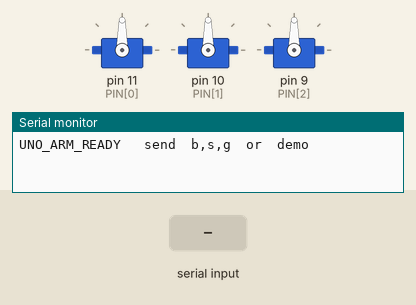
Simulated run of this sketch. Board: Arduino Uno, built with avr-gcc and run on an emulated ATmega328P. Shown: 3 × servo, the last lines printed to the serial monitor. Inputs (shaded band) come from the test bench.

Above: at 1.2 s.
1.3 s: "demo\n" received over Serial
At 2.7 s:
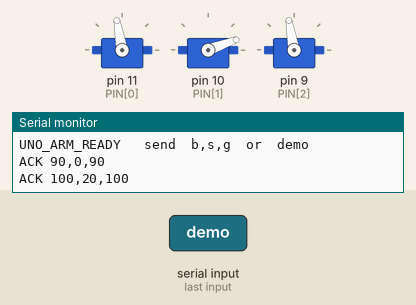
At 19.7 s:
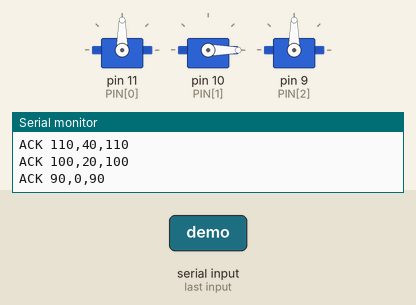
Timing chart, 0 to 20.8 s (numbered marks = the images above; inputs shaded):
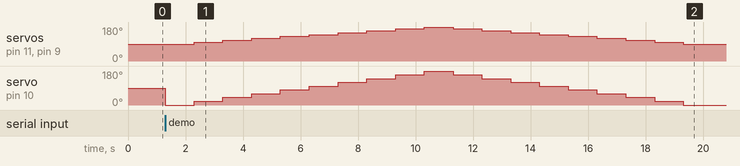

The sketch:

Lab5Controller.ino
```cpp
#include <Servo.h>

// Servo index definitions
enum { BASE, SHOULDER, GRIPPER, N_SV };

// Pin assignments for each servo
const uint8_t PIN[N_SV] = {11, 10, 9};
const uint32_t BAUD = 115200;

Servo sv[N_SV];     // Servo objects
String line;        // Serial input buffer

// Clamp value between 0 and 180
inline uint8_t clamp180(int v) { return constrain(v, 0, 180); }

// Move all three servos to specified angles
void moveArm(uint8_t b, uint8_t s, uint8_t g) {
  const uint8_t tgt[N_SV] = {b, s, g};
  for (uint8_t i = 0; i < N_SV; ++i) sv[i].write(tgt[i]);

  // Echo back confirmation message
  Serial.print(F("ACK "));
  Serial.print(b); Serial.print(',');
  Serial.print(s); Serial.print(',');
  Serial.println(g);
}

// Demo routine: sweeps through full operational range
void demo() {
  for (uint8_t i = 0; i <= 9; ++i) {
    moveArm(90 + i * 10,     // BASE (forward-backward): 90–180
            i * 20,          // SHOULDER (up-down): 0–180
            90 + i * 10);    // GRIPPER: 90–180
    delay(1000);
  }
  for (int8_t i = 8; i >= 0; --i) {
    moveArm(90 + i * 10,
            i * 20,
            90 + i * 10);
    delay(1000);
  }
}

// Arduino setup: attach servos and wait for commands
void setup() {
  Serial.begin(BAUD);
  for (uint8_t i = 0; i < N_SV; ++i) {
    sv[i].attach(PIN[i]);
    sv[i].write(90);   // Initialize all servos to neutral position
  }
  Serial.println(F("UNO_ARM_READY   send  b,s,g  or  demo"));
}

// Main loop: parse serial input and execute commands
void loop() {
  while (Serial.available()) {
    char c = Serial.read();

    // When end of line is received
    if (c == '\n' || c == '\r') {
      if (line.length()) {
        if (line == "demo") {
          demo();  // Run demo routine
        } else {
          // Parse b,s,g format
          int k1 = line.indexOf(',');
          int k2 = line.indexOf(',', k1 + 1);
          if (k1 > 0 && k2 > k1) {
            uint8_t b = clamp180(line.substring(0, k1).toInt());
            uint8_t s = clamp180(line.substring(k1 + 1, k2).toInt());
            uint8_t g = clamp180(line.substring(k2 + 1).toInt());
            moveArm(b, s, g);  // Move servos to specified angles
          } else {
            Serial.println(F("ERR bad format"));  // Invalid command
          }
        }
        line = "";  // Clear input buffer
      }
    } else {
      line += c;  // Accumulate input characters
    }
  }
}
```

Measured:
- after the input at 1.3 s, servo on pin 11 (PIN[0]), servo on pin 9 (PIN[2]): rises from 90° to 180° in 8.0 s, then falls to 90° in 9.0 s; servo on pin 10 (PIN[1]): 90° → 0° at once, → 20° 1.0 s later, → 40° 1.0 s later, → 60° 1.0 s later, … (19 changes in this stretch)
